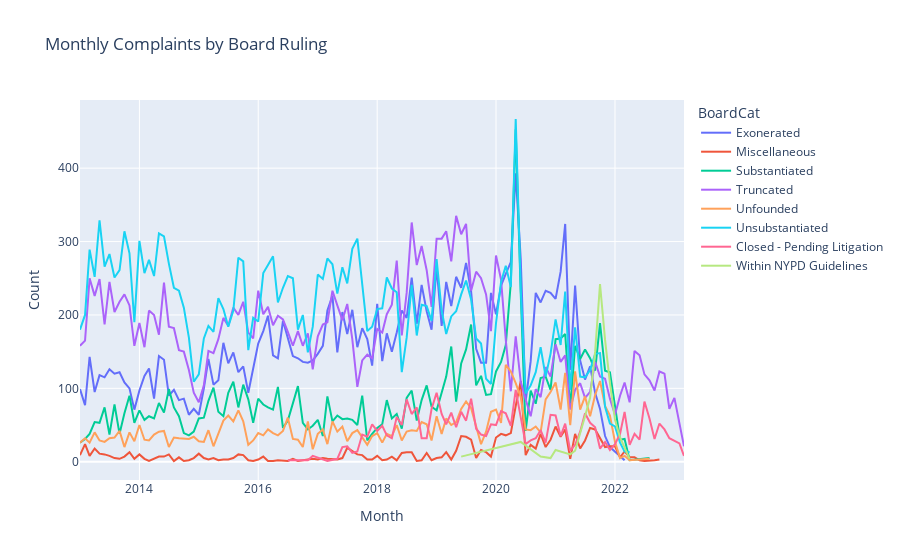

The code cell stored with this chart in its notebook:
### Code cell
fig4 = px.line(
    monthly_complaints_decision,
    x="Month",
    y="Count",
    color="BoardCat",  
    title="Monthly Complaints by Board Ruling"
)

fig4.show()
